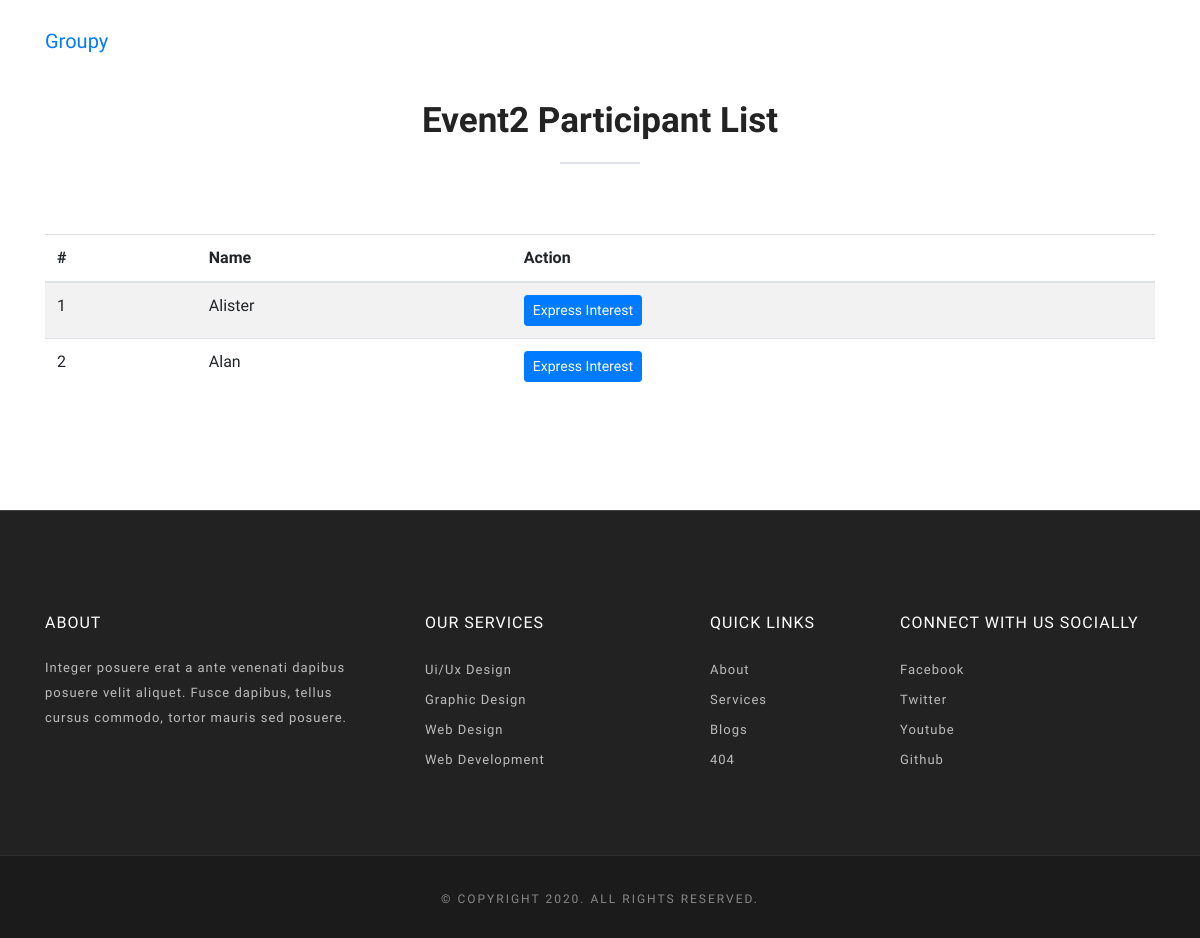
Page /participant-list/1/ (signed in) on the earlier database version.
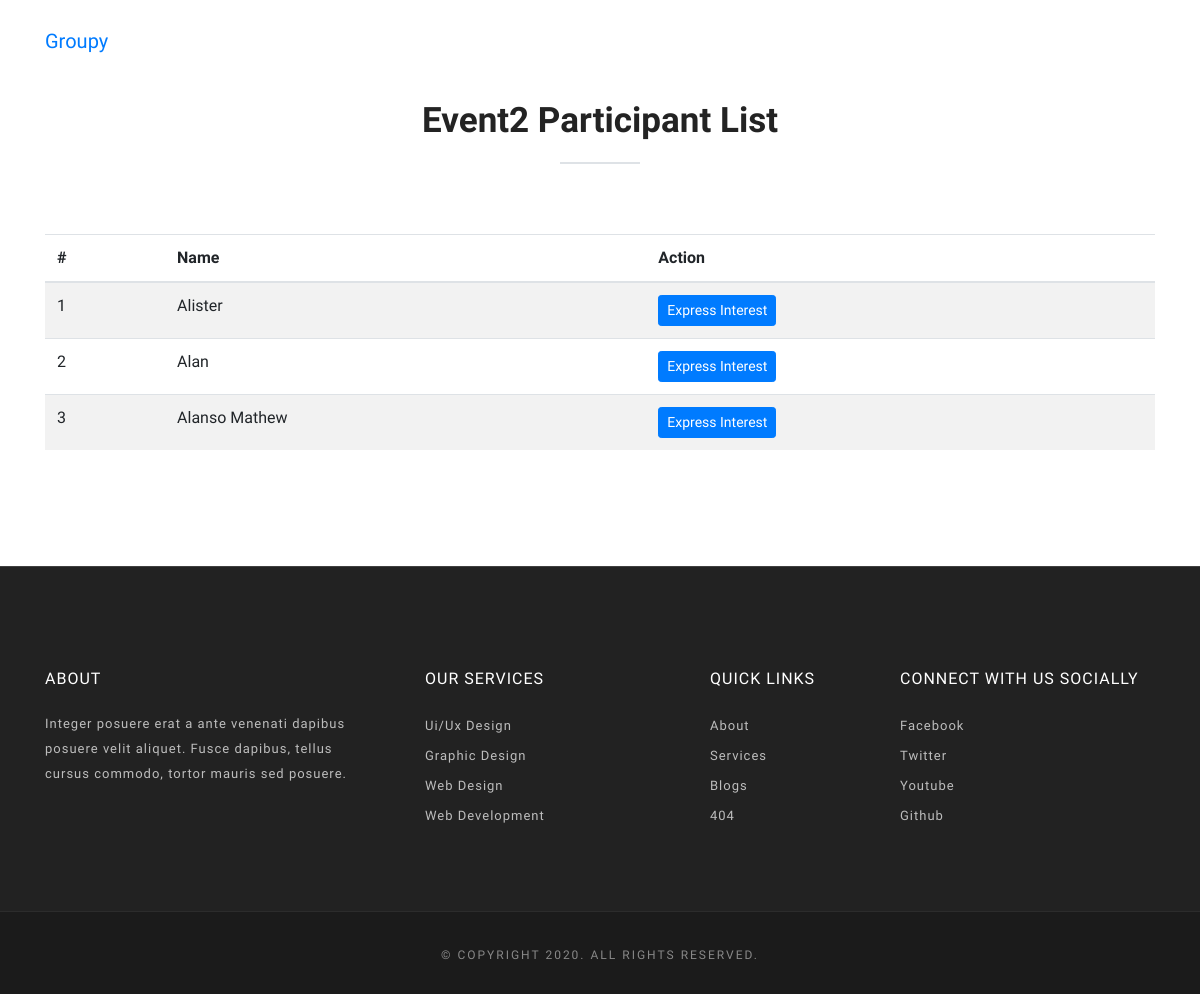
Same page on the later database version.
### user/models.py (models this page shows)
class Event(models.Model):
    name=models.CharField(max_length=50)
    description=models.TextField()
    code=models.TextField(unique=True)
    participants=models.IntegerField()
    x_value=models.IntegerField(null=True)
    is_active = models.BooleanField(default=False)
    is_private = models.BooleanField(default=False)
    created_by=models.ForeignKey(User,on_delete=models.CASCADE)
    created_on=models.DateTimeField(auto_now_add=True)

class Participant(models.Model):
    name=models.CharField(max_length=255)
    event=models.ForeignKey(Event,on_delete=models.CASCADE)
    privatecode = models.TextField(max_length=50, default="")
    created_on=models.DateTimeField(auto_now_add=True)
    is_active = models.BooleanField(default=True)
    is_assigned = models.BooleanField(default=False)

### user/views.py (the view)
# urls.py: path('participant-list/<str:event_id>/', views.participant_list, name='participant_list'),
def participant_list(request, event_id):
    try:
        event = Event.objects.get(id=event_id)
        current_participant_id = request.session.get('participant_id')
        current_participant = get_object_or_404(
            Participant, id=current_participant_id)
        participants = Participant.objects.filter(
            event=event).exclude(id=current_participant.id)
        interests = Interest.objects.filter(
            from_participant=current_participant, to_participant__event=event)
        interested_participants = [
            interest.to_participant for interest in interests]
        context = {
            'event': event,
            'current_participant': current_participant,
            'participants': participants,
            'interested_participants': interested_participants,
        }
        return render(request, 'user/participant_list.html', context)
    except Event.DoesNotExist:
        messages.error(request, 'Event not found.')
        return redirect('home')
    except Participant.DoesNotExist:
        messages.error(request, 'Participant not found.')
        return redirect('home')

### templates/user/participant_list.html (shortened to what this page needs)
{% extends 'base.html' %}
{% block content %}
<section class="service-2 section">
    <div class="container">
        <div class="row justify-content-center">
            <div class="col-lg-6">
                <div class="title text-center">
                    <h2>{{ event.name }} Participant List</h2>
                    <div class="border"></div>
                </div>
            </div>
        </div>
        <div class="row">
            <div class="col-md-12">
                <table class="table table-striped">
                    <thead>
                        <tr>
                            <th>#</th>
                            <th>Name</th>
                            <th>Action</th>
                        </tr>
                    </thead>
                    <tbody>
                        {% for participant in participants %}
                        <tr>
                            <td>{{ forloop.counter }}</td>
                            <td>{{ participant.name }}</td>
                            <td>
                                {% if participant.id != current_participant.id %}
                                {% if participant in interested_participants %}
                                <a href="{% url 'remove_interest' participant.id %}" class="btn btn-sm btn-danger">Remove Interest</a>
                                {% else %}
                                <a href="{% url 'express_interest' participant.id %}" class="btn btn-sm btn-primary">Express Interest</a>
                                {% endif %}
                                {% endif %}
                            </td>
                        </tr>
                        {% empty %}
                        <tr>
                            <td colspan="3">No participants found.</td>
                        </tr>
                        {% endfor %}
                    </tbody>
                </table>
            </div>
        </div>
    </div>
</section>
{% endblock content %}

### templates/base.html (shortened to what this page needs)
{% load static %}
<!DOCTYPE html>
<html lang="en">
<link rel="stylesheet" href="{% static 'plugins/themefisher-font/style.css' %}">
<link rel="stylesheet" href="{% static 'plugins/bootstrap/bootstrap.min.css' %}">
<link rel="stylesheet" href="{% static 'plugins/lightbox2/css/lightbox.min.css' %}">
<link rel="stylesheet" href="{% static 'plugins/animate/animate.css' %}">
<link rel="stylesheet" href="{% static 'plugins/slick/slick.css' %}">
<link rel="stylesheet" href="{% static 'css/style.css' %}">
<link rel="stylesheet" href="https://use.fontawesome.com/releases/v5.7.2/css/all.css">
</head>
<body id="body">
    <header class="navigation fixed-top">
        <div class="container">
            <nav class="navbar navbar-expand-lg navbar-light px-0">
                {% if request.user.is_authenticated %}
                <a class="text-primary navbar-brand logo " href="{%  url 'index' %}">
                    Groupy
                </a>
                {% else %}
                <a class="navbar-brand logo" href="/">
                    <!-- <img loading="lazy" class="logo-default" src="{% static 'images/logo.png' %}" alt="logo" />
                    <img loading="lazy" class="logo-white" src="{% static 'images/logo-white.png' %}" alt="logo" /> -->
                    Groupy
                    </a>
                {% endif %}
                <div class="collapse navbar-collapse" id="navigation">
                    <ul class="navbar-nav ml-auto text-center">
                        {% if user.is_authenticated %}
                        <li class="nav-item ">
                            <a class="nav-link" href="{% url 'logout'  %}">Logout</a>
                        </li>
                        {% else %}
                        <li class="nav-item ">
                            <a class="nav-link text-black" href="{% url 'login'  %}">Organiser</a>
                        </li>
                        {% endif %}
                        <li class="nav-item ">
                            <a class="nav-link" href="{% url 'participate' %}">Participant</a>
                        </li>
                    </ul>
                </div>
            </nav>
        </div>
    </header>
    {% block content %}{% endblock content %}
    <footer id="footer" class="bg-one">
        <div class="top-footer">
            <div class="container">
                <div class="row justify-content-around">
                    <div class="col-lg-4 col-md-6 mb-5 mb-lg-0">
                        <h3>about</h3>
                        <p>Integer posuere erat a ante venenati dapibus posuere velit aliquet. Fusce dapibus, tellus
                            cursus commodo, tortor mauris sed posuere.</p>
                    </div>
                    <div class="col-lg-3 col-md-6 mb-5 mb-lg-0">
                        <ul>
                            <li>
                                <h3>Our Services</h3>
                            </li>
                            <li><a href="service.html">Ui/Ux Design</a></li>
                            <li><a href="service.html">Graphic Design</a></li>
                            <li><a href="service.html">Web Design</a></li>
                            <li><a href="service.html">Web Development</a></li>
                        </ul>
                    </div>
                    <div class="col-lg-2 col-md-6 mb-5 mb-md-0">
                        <ul>
                            <li>
                                <h3>Quick Links</h3>
                            </li>
                            <li><a href="about.html">About</a></li>
                            <li><a href="service.html">Services</a></li>
                            <li><a href="blog.html">Blogs</a></li>
                            <li><a href="404.html">404</a></li>
                        </ul>
                    </div>
                    <div class="col-lg-3 col-md-6">
                        <ul>
                            <li>
                                <h3>Connect with us Socially</h3>
                            </li>
                            <li><a href="https://www.facebook.com/themefisher/">Facebook</a></li>
                            <li><a href="https://www.twitter.com/themefisher/">Twitter</a></li>
                            <li><a href="https://www.youtube.com/channel/UCx9qVW8VF0LmTi4OF2F8YdA">Youtube</a></li>
                            <li><a href="https://www.github.com/themefisher/">Github</a></li>
                        </ul>
                    </div>
                </div>
            </div>
        </div>
        <div class="footer-bottom">
            <h5>&copy; Copyright 2020. All rights reserved.</h5>
        </div>
    </footer>
</body>
</html>

### static/css/style.css (style rules this page uses)
body { line-height: 1.4; font-family: "Source Sans Pro", sans-serif; -webkit-font-smoothing: antialiased; }
p { font-family: "Source Sans Pro", sans-serif; color: #848484; font-size: 16px; line-height: 1.65; }
h1, h2, h3, h4, h5, h6 { font-family: "Catamaran", sans-serif; font-weight: 600; }
ol, ul { margin: 0; padding: 0; list-style: none; }
a { transition: all 0.3s ease-in 0s; }
a, a:focus, a:hover { text-decoration: none; outline: 0; }
.section { padding: 100px 0; }
.title { padding-bottom: 50px; overflow: hidden; }
.title h2 { font-weight: 600; font-size: 35px; color: #232323; }
.border { height: 2px; margin: 20px auto 20px; position: relative; width: 80px; background: #28ABE3; }
.logo { display: inline-block; }
.navigation { transition: 0.3s all; }
.navigation .navbar-light .navbar-nav .nav-item .nav-link { color: #fff; font-size: 14px; line-height: 26px; padding: 20px 15px; text-transform: uppercase; letter-spacing: 1px; transition: 0.2s ease-in-out 0s; }
.navbar-brand { height: auto; padding: 8px 0; }
.top-footer { background-color: #222222; border-top: 1px solid #404040; padding: 100px 0 80px; }
.top-footer h3 { font-size: 16px; line-height: 1.5; color: #fff; font-weight: 400; text-transform: uppercase; letter-spacing: 1px; margin-bottom: 20px; }
.top-footer p { font-size: 13px; line-height: 25px; color: #bdbdbd; font-weight: 300; letter-spacing: 1px; padding-right: 20px; }
.top-footer li a { font-size: 13px; line-height: 30px; color: #bdbdbd; font-weight: 300; letter-spacing: 1px; text-transform: capitalize; transition: color 0.3s; font-family: "Source Sans Pro", sans-serif; display: block; }
.footer-bottom { text-align: center; background-color: #1b1b1b; border-top: 1px solid #2c2c2c; padding: 30px 0; }
.footer-bottom h5 { font-size: 12px; line-height: 1; color: #888888; font-weight: 400; text-transform: uppercase; letter-spacing: 2px; margin-top: 7px; margin-bottom: 3px; }

Differences in the rows shown:
added Participant: name "Alanso Mathew", shows "Express Interest"
